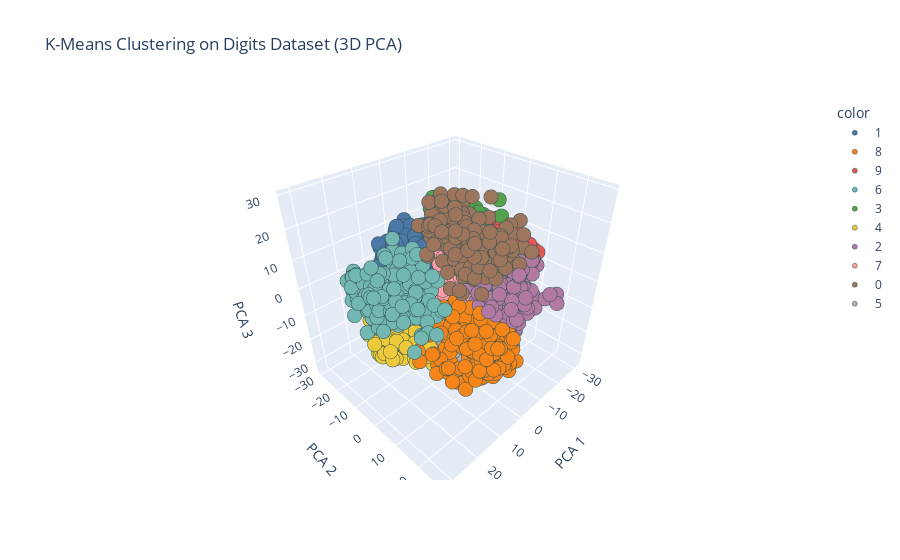

Source (notebook cell):
### Code cell
fig = px.scatter_3d(
    x=X_pca[:, 0], y=X_pca[:, 1], z=X_pca[:, 2],
    color=labels.astype(str),
    title="K-Means Clustering on Digits Dataset (3D PCA)",
    labels={'x': 'PCA 1', 'y': 'PCA 2', 'z': 'PCA 3'},
    color_discrete_sequence=px.colors.qualitative.T10
)
fig.update_traces(marker=dict(size=5, line=dict(width=0.5, color='DarkSlateGrey')))
fig.show()

### Figure 1 — Plotly figure (JSON) as saved in the notebook; plotly's stock layout.template omitted (floating-point values rounded to 4 significant figures; data arrays with more than 128 entries replaced by an {"elided": "..."} marker saying what was removed)
{"data": [{"hovertemplate": "color=1<br>PCA 1=%{x}<br>PCA 2=%{y}<br>PCA 3=%{z}<extra></extra>", "legendgroup": "1", "marker": {"color": "#4C78A8", "line": {"color": "DarkSlateGrey", "width": 0.5}, "size": 5, "symbol": "circle"}, "mode": "markers", "name": "1", "scene": "scene", "showlegend": true, "type": "scatter3d", "x": {"elided": "184 float values"}, "y": {"elided": "184 float values"}, "z": {"elided": "184 float values"}}, {"hovertemplate": "color=8<br>PCA 1=%{x}<br>PCA 2=%{y}<br>PCA 3=%{z}<extra></extra>", "legendgroup": "8", "marker": {"color": "#F58518", "line": {"color": "DarkSlateGrey", "width": 0.5}, "size": 5, "symbol": "circle"}, "mode": "markers", "name": "8", "scene": "scene", "showlegend": true, "type": "scatter3d", "x": {"elided": "168 float values"}, "y": {"elided": "168 float values"}, "z": {"elided": "168 float values"}}, {"hovertemplate": "color=9<br>PCA 1=%{x}<br>PCA 2=%{y}<br>PCA 3=%{z}<extra></extra>", "legendgroup": "9", "marker": {"color": "#E45756", "line": {"color": "DarkSlateGrey", "width": 0.5}, "size": 5, "symbol": "circle"}, "mode": "markers", "name": "9", "scene": "scene", "showlegend": true, "type": "scatter3d", "x": {"elided": "167 float values"}, "y": {"elided": "167 float values"}, "z": {"elided": "167 float values"}}, {"hovertemplate": "color=6<br>PCA 1=%{x}<br>PCA 2=%{y}<br>PCA 3=%{z}<extra></extra>", "legendgroup": "6", "marker": {"color": "#72B7B2", "line": {"color": "DarkSlateGrey", "width": 0.5}, "size": 5, "symbol": "circle"}, "mode": "markers", "name": "6", "scene": "scene", "showlegend": true, "type": "scatter3d", "x": {"elided": "170 float values"}, "y": {"elided": "170 float values"}, "z": {"elided": "170 float values"}}, {"hovertemplate": "color=3<br>PCA 1=%{x}<br>PCA 2=%{y}<br>PCA 3=%{z}<extra></extra>", "legendgroup": "3", "marker": {"color": "#54A24B", "line": {"color": "DarkSlateGrey", "width": 0.5}, "size": 5, "symbol": "circle"}, "mode": "markers", "name": "3", "scene": "scene", "showlegend": true, "type": "scatter3d", "x": {"elided": "219 float values"}, "y": {"elided": "219 float values"}, "z": {"elided": "219 float values"}}, {"hovertemplate": "color=4<br>PCA 1=%{x}<br>PCA 2=%{y}<br>PCA 3=%{z}<extra></extra>", "legendgroup": "4", "marker": {"color": "#EECA3B", "line": {"color": "DarkSlateGrey", "width": 0.5}, "size": 5, "symbol": "circle"}, "mode": "markers", "name": "4", "scene": "scene", "showlegend": true, "type": "scatter3d", "x": {"elided": "184 float values"}, "y": {"elided": "184 float values"}, "z": {"elided": "184 float values"}}, {"hovertemplate": "color=2<br>PCA 1=%{x}<br>PCA 2=%{y}<br>PCA 3=%{z}<extra></extra>", "legendgroup": "2", "marker": {"color": "#B279A2", "line": {"color": "DarkSlateGrey", "width": 0.5}, "size": 5, "symbol": "circle"}, "mode": "markers", "name": "2", "scene": "scene", "showlegend": true, "type": "scatter3d", "x": {"elided": "163 float values"}, "y": {"elided": "163 float values"}, "z": {"elided": "163 float values"}}, {"hovertemplate": "color=7<br>PCA 1=%{x}<br>PCA 2=%{y}<br>PCA 3=%{z}<extra></extra>", "legendgroup": "7", "marker": {"color": "#FF9DA6", "line": {"color": "DarkSlateGrey", "width": 0.5}, "size": 5, "symbol": "circle"}, "mode": "markers", "name": "7", "scene": "scene", "showlegend": true, "type": "scatter3d", "x": {"elided": "191 float values"}, "y": {"elided": "191 float values"}, "z": {"elided": "191 float values"}}, {"hovertemplate": "color=0<br>PCA 1=%{x}<br>PCA 2=%{y}<br>PCA 3=%{z}<extra></extra>", "legendgroup": "0", "marker": {"color": "#9D755D", "line": {"color": "DarkSlateGrey", "width": 0.5}, "size": 5, "symbol": "circle"}, "mode": "markers", "name": "0", "scene": "scene", "showlegend": true, "type": "scatter3d", "x": {"elided": "181 float values"}, "y": {"elided": "181 float values"}, "z": {"elided": "181 float values"}}, {"hovertemplate": "color=5<br>PCA 1=%{x}<br>PCA 2=%{y}<br>PCA 3=%{z}<extra></extra>", "legendgroup": "5", "marker": {"color": "#BAB0AC", "line": {"color": "DarkSlateGrey", "width": 0.5}, "size": 5, "symbol": "circle"}, "mode": "markers", "name": "5", "scene": "scene", "showlegend": true, "type": "scatter3d", "x": {"elided": "170 float values"}, "y": {"elided": "170 float values"}, "z": {"elided": "170 float values"}}], "layout": {"legend": {"title": {"text": "color"}, "tracegroupgap": 0}, "scene": {"domain": {"x": [0, 1], "y": [0, 1]}, "xaxis": {"title": {"text": "PCA 1"}}, "yaxis": {"title": {"text": "PCA 2"}}, "zaxis": {"title": {"text": "PCA 3"}}}, "title": {"text": "K-Means Clustering on Digits Dataset (3D PCA)"}}}
